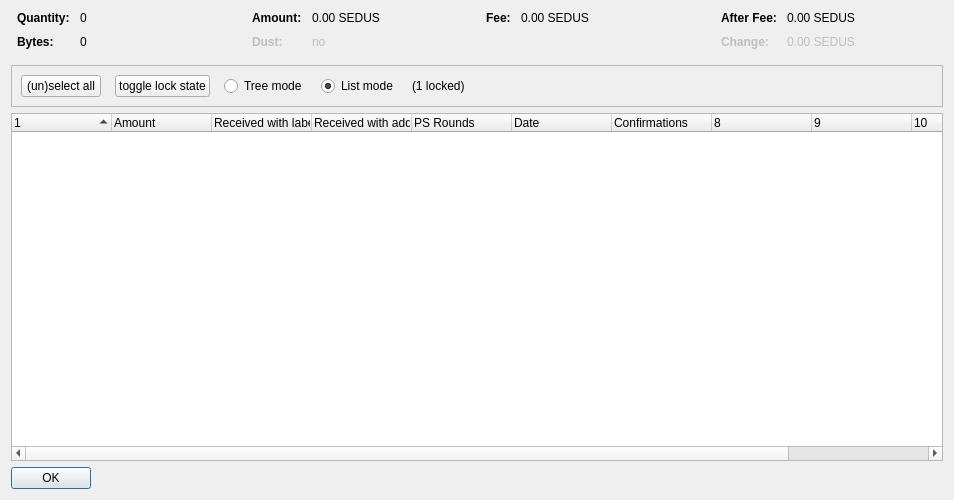
<?xml version="1.0" encoding="UTF-8"?>
<ui version="4.0">
 <class>CoinControlDialog</class>
 <widget class="QDialog" name="CoinControlDialog">
  <property name="geometry">
   <rect>
    <x>0</x>
    <y>0</y>
    <width>954</width>
    <height>500</height>
   </rect>
  </property>
  <property name="windowTitle">
   <string>Coin Selection</string>
  </property>
  <layout class="QVBoxLayout" name="verticalLayout">
   <item>
    <layout class="QHBoxLayout" name="horizontalLayoutTop" stretch="0,0,0,0">
     <property name="topMargin">
      <number>0</number>
     </property>
     <property name="bottomMargin">
      <number>10</number>
     </property>
     <item>
      <layout class="QFormLayout" name="formLayoutCoinControl1">
       <property name="horizontalSpacing">
        <number>10</number>
       </property>
       <property name="verticalSpacing">
        <number>10</number>
       </property>
       <property name="leftMargin">
        <number>6</number>
       </property>
       <property name="rightMargin">
        <number>6</number>
       </property>
       <item row="0" column="0">
        <widget class="QLabel" name="labelCoinControlQuantityText">
         <property name="font">
          <font>
           <weight>75</weight>
           <bold>true</bold>
          </font>
         </property>
         <property name="text">
          <string>Quantity:</string>
         </property>
        </widget>
       </item>
       <item row="0" column="1">
        <widget class="QLabel" name="labelCoinControlQuantity">
         <property name="cursor">
          <cursorShape>IBeamCursor</cursorShape>
         </property>
         <property name="contextMenuPolicy">
          <enum>Qt::ActionsContextMenu</enum>
         </property>
         <property name="text">
          <string notr="true">0</string>
         </property>
         <property name="textInteractionFlags">
          <set>Qt::LinksAccessibleByMouse|Qt::TextSelectableByKeyboard|Qt::TextSelectableByMouse</set>
         </property>
        </widget>
       </item>
       <item row="1" column="0">
        <widget class="QLabel" name="labelCoinControlBytesText">
         <property name="font">
          <font>
           <weight>75</weight>
           <bold>true</bold>
          </font>
         </property>
         <property name="text">
          <string>Bytes:</string>
         </property>
        </widget>
       </item>
       <item row="1" column="1">
        <widget class="QLabel" name="labelCoinControlBytes">
         <property name="cursor">
          <cursorShape>IBeamCursor</cursorShape>
         </property>
         <property name="contextMenuPolicy">
          <enum>Qt::ActionsContextMenu</enum>
         </property>
         <property name="text">
          <string notr="true">0</string>
         </property>
         <property name="textInteractionFlags">
          <set>Qt::LinksAccessibleByMouse|Qt::TextSelectableByKeyboard|Qt::TextSelectableByMouse</set>
         </property>
        </widget>
       </item>
      </layout>
     </item>
     <item>
      <layout class="QFormLayout" name="formLayoutCoinControl2">
       <property name="horizontalSpacing">
        <number>10</number>
       </property>
       <property name="verticalSpacing">
        <number>10</number>
       </property>
       <property name="leftMargin">
        <number>6</number>
       </property>
       <property name="rightMargin">
        <number>6</number>
       </property>
       <item row="0" column="0">
        <widget class="QLabel" name="labelCoinControlAmountText">
         <property name="font">
          <font>
           <weight>75</weight>
           <bold>true</bold>
          </font>
         </property>
         <property name="text">
          <string>Amount:</string>
         </property>
        </widget>
       </item>
       <item row="0" column="1">
        <widget class="QLabel" name="labelCoinControlAmount">
         <property name="cursor">
          <cursorShape>IBeamCursor</cursorShape>
         </property>
         <property name="contextMenuPolicy">
          <enum>Qt::ActionsContextMenu</enum>
         </property>
         <property name="text">
          <string notr="true">0.00 SEDUS</string>
         </property>
         <property name="textInteractionFlags">
          <set>Qt::LinksAccessibleByMouse|Qt::TextSelectableByKeyboard|Qt::TextSelectableByMouse</set>
         </property>
        </widget>
       </item>
       <item row="1" column="0">
        <widget class="QLabel" name="labelCoinControlLowOutputText">
         <property name="enabled">
          <bool>false</bool>
         </property>
         <property name="font">
          <font>
           <weight>75</weight>
           <bold>true</bold>
          </font>
         </property>
         <property name="text">
          <string>Dust:</string>
         </property>
        </widget>
       </item>
       <item row="1" column="1">
        <widget class="QLabel" name="labelCoinControlLowOutput">
         <property name="enabled">
          <bool>false</bool>
         </property>
         <property name="cursor">
          <cursorShape>IBeamCursor</cursorShape>
         </property>
         <property name="contextMenuPolicy">
          <enum>Qt::ActionsContextMenu</enum>
         </property>
         <property name="text">
          <string notr="true">no</string>
         </property>
         <property name="textInteractionFlags">
          <set>Qt::LinksAccessibleByMouse|Qt::TextSelectableByKeyboard|Qt::TextSelectableByMouse</set>
         </property>
        </widget>
       </item>
      </layout>
     </item>
     <item>
      <layout class="QFormLayout" name="formLayoutCoinControl3">
       <property name="horizontalSpacing">
        <number>10</number>
       </property>
       <property name="verticalSpacing">
        <number>10</number>
       </property>
       <property name="leftMargin">
        <number>6</number>
       </property>
       <property name="rightMargin">
        <number>6</number>
       </property>
       <item row="0" column="0">
        <widget class="QLabel" name="labelCoinControlFeeText">
         <property name="font">
          <font>
           <weight>75</weight>
           <bold>true</bold>
          </font>
         </property>
         <property name="text">
          <string>Fee:</string>
         </property>
        </widget>
       </item>
       <item row="0" column="1">
        <widget class="QLabel" name="labelCoinControlFee">
         <property name="cursor">
          <cursorShape>IBeamCursor</cursorShape>
         </property>
         <property name="contextMenuPolicy">
          <enum>Qt::ActionsContextMenu</enum>
         </property>
         <property name="text">
          <string notr="true">0.00 SEDUS</string>
         </property>
         <property name="textInteractionFlags">
          <set>Qt::LinksAccessibleByMouse|Qt::TextSelectableByKeyboard|Qt::TextSelectableByMouse</set>
         </property>
        </widget>
       </item>
      </layout>
     </item>
     <item>
      <layout class="QFormLayout" name="formLayoutCoinControl4">
       <property name="horizontalSpacing">
        <number>10</number>
       </property>
       <property name="verticalSpacing">
        <number>10</number>
       </property>
       <property name="leftMargin">
        <number>6</number>
       </property>
       <property name="rightMargin">
        <number>6</number>
       </property>
       <item row="0" column="0">
        <widget class="QLabel" name="labelCoinControlAfterFeeText">
         <property name="font">
          <font>
           <weight>75</weight>
           <bold>true</bold>
          </font>
         </property>
         <property name="text">
          <string>After Fee:</string>
         </property>
        </widget>
       </item>
       <item row="0" column="1">
        <widget class="QLabel" name="labelCoinControlAfterFee">
         <property name="cursor">
          <cursorShape>IBeamCursor</cursorShape>
         </property>
         <property name="contextMenuPolicy">
          <enum>Qt::ActionsContextMenu</enum>
         </property>
         <property name="text">
          <string notr="true">0.00 SEDUS</string>
         </property>
         <property name="textInteractionFlags">
          <set>Qt::LinksAccessibleByMouse|Qt::TextSelectableByKeyboard|Qt::TextSelectableByMouse</set>
         </property>
        </widget>
       </item>
       <item row="1" column="0">
        <widget class="QLabel" name="labelCoinControlChangeText">
         <property name="enabled">
          <bool>false</bool>
         </property>
         <property name="font">
          <font>
           <weight>75</weight>
           <bold>true</bold>
          </font>
         </property>
         <property name="text">
          <string>Change:</string>
         </property>
        </widget>
       </item>
       <item row="1" column="1">
        <widget class="QLabel" name="labelCoinControlChange">
         <property name="enabled">
          <bool>false</bool>
         </property>
         <property name="cursor">
          <cursorShape>IBeamCursor</cursorShape>
         </property>
         <property name="contextMenuPolicy">
          <enum>Qt::ActionsContextMenu</enum>
         </property>
         <property name="text">
          <string notr="true">0.00 SEDUS</string>
         </property>
         <property name="textInteractionFlags">
          <set>Qt::LinksAccessibleByMouse|Qt::TextSelectableByKeyboard|Qt::TextSelectableByMouse</set>
         </property>
        </widget>
       </item>
      </layout>
     </item>
    </layout>
   </item>
   <item>
    <widget class="QFrame" name="frame">
     <property name="minimumSize">
      <size>
       <width>0</width>
       <height>40</height>
      </size>
     </property>
     <property name="frameShape">
      <enum>QFrame::StyledPanel</enum>
     </property>
     <property name="frameShadow">
      <enum>QFrame::Sunken</enum>
     </property>
     <layout class="QHBoxLayout" name="horizontalLayout">
      <item>
       <layout class="QHBoxLayout" name="horizontalLayoutPanel" stretch="0,0,0,0,0,0">
        <property name="spacing">
         <number>14</number>
        </property>
        <item>
         <widget class="QPushButton" name="pushButtonSelectAll">
          <property name="sizePolicy">
           <sizepolicy hsizetype="Maximum" vsizetype="Fixed">
            <horstretch>0</horstretch>
            <verstretch>0</verstretch>
           </sizepolicy>
          </property>
          <property name="text">
           <string>(un)select all</string>
          </property>
          <property name="autoDefault">
           <bool>false</bool>
          </property>
         </widget>
        </item>
        <item>
         <widget class="QPushButton" name="pushButtonToggleLock">
          <property name="sizePolicy">
           <sizepolicy hsizetype="Maximum" vsizetype="Fixed">
            <horstretch>0</horstretch>
            <verstretch>0</verstretch>
           </sizepolicy>
          </property>
          <property name="text">
           <string>toggle lock state</string>
          </property>
          <property name="autoDefault">
           <bool>false</bool>
          </property>
         </widget>
        </item>
        <item>
         <widget class="QRadioButton" name="radioTreeMode">
          <property name="sizePolicy">
           <sizepolicy hsizetype="Maximum" vsizetype="Fixed">
            <horstretch>0</horstretch>
            <verstretch>0</verstretch>
           </sizepolicy>
          </property>
          <property name="text">
           <string>Tree mode</string>
          </property>
         </widget>
        </item>
        <item>
         <widget class="QRadioButton" name="radioListMode">
          <property name="sizePolicy">
           <sizepolicy hsizetype="Maximum" vsizetype="Fixed">
            <horstretch>0</horstretch>
            <verstretch>0</verstretch>
           </sizepolicy>
          </property>
          <property name="text">
           <string>List mode</string>
          </property>
          <property name="checked">
           <bool>true</bool>
          </property>
         </widget>
        </item>
        <item>
         <widget class="QLabel" name="labelLocked">
          <property name="text">
           <string>(1 locked)</string>
          </property>
         </widget>
        </item>
        <item>
         <spacer name="horizontalSpacer">
          <property name="orientation">
           <enum>Qt::Horizontal</enum>
          </property>
          <property name="sizeHint" stdset="0">
           <size>
            <width>40</width>
            <height>20</height>
           </size>
          </property>
         </spacer>
        </item>
       </layout>
      </item>
     </layout>
    </widget>
   </item>
   <item>
    <widget class="CoinControlTreeWidget" name="treeWidget">
     <property name="contextMenuPolicy">
      <enum>Qt::CustomContextMenu</enum>
     </property>
     <property name="sortingEnabled">
      <bool>false</bool>
     </property>
     <property name="columnCount">
      <number>11</number>
     </property>
     <attribute name="headerShowSortIndicator" stdset="0">
      <bool>true</bool>
     </attribute>
     <attribute name="headerStretchLastSection">
      <bool>false</bool>
     </attribute>
     <column>
      <property name="text">
       <string/>
      </property>
     </column>
     <column>
      <property name="text">
       <string>Amount</string>
      </property>
     </column>
     <column>
      <property name="text">
       <string>Received with label</string>
      </property>
     </column>
     <column>
      <property name="text">
       <string>Received with address</string>
      </property>
     </column>
     <column>
      <property name="text">
       <string>PS Rounds</string>
      </property>
     </column>
     <column>
      <property name="text">
       <string>Date</string>
      </property>
     </column>
     <column>
      <property name="text">
       <string>Confirmations</string>
      </property>
      <property name="toolTip">
       <string>Confirmed</string>
      </property>
     </column>
     <column>
      <property name="text">
       <string/>
      </property>
     </column>
     <column>
      <property name="text">
       <string/>
      </property>
     </column>
     <column>
      <property name="text">
       <string/>
      </property>
     </column>
     <column>
      <property name="text">
       <string/>
      </property>
     </column>
    </widget>
   </item>
   <item>
    <widget class="QDialogButtonBox" name="buttonBox">
     <property name="sizePolicy">
      <sizepolicy hsizetype="Maximum" vsizetype="Fixed">
       <horstretch>0</horstretch>
       <verstretch>0</verstretch>
      </sizepolicy>
     </property>
     <property name="orientation">
      <enum>Qt::Horizontal</enum>
     </property>
     <property name="standardButtons">
      <set>QDialogButtonBox::Ok</set>
     </property>
    </widget>
   </item>
  </layout>
 </widget>
 <customwidgets>
  <customwidget>
   <class>CoinControlTreeWidget</class>
   <extends>QTreeWidget</extends>
   <header>coincontroltreewidget.h</header>
  </customwidget>
 </customwidgets>
 <resources/>
 <connections/>
</ui>
